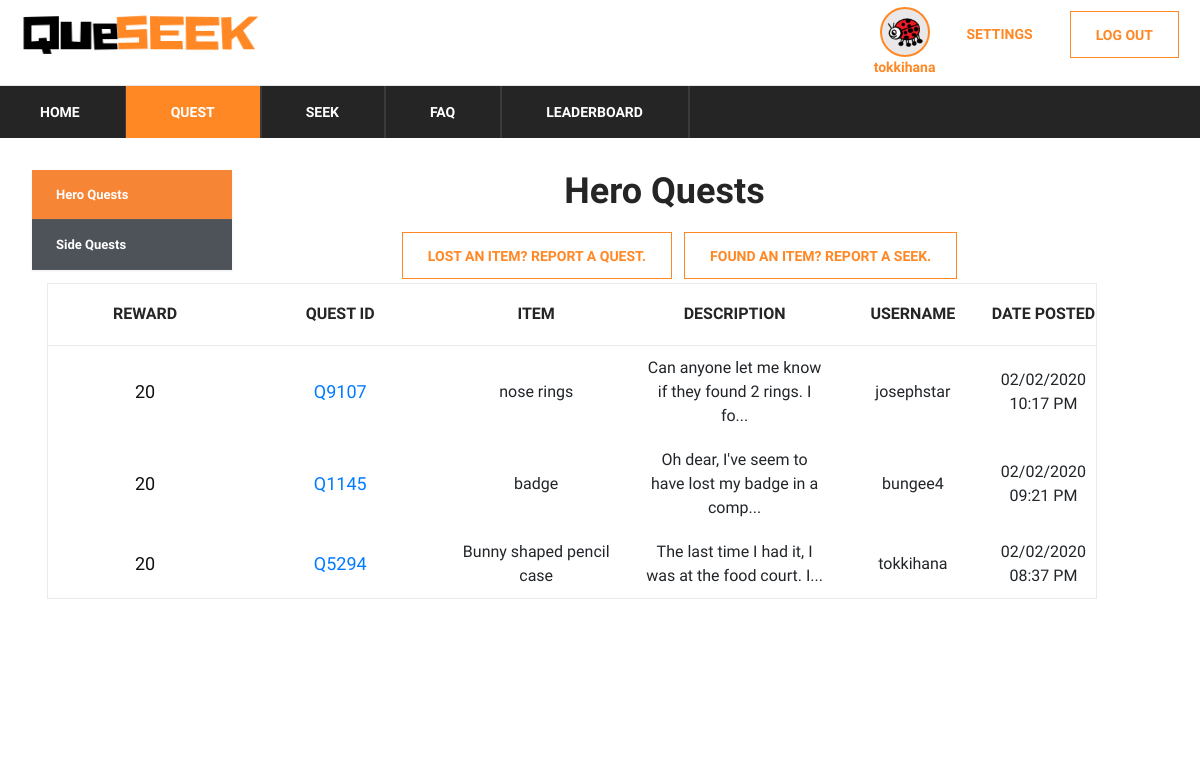
The app's page /quest (signed in) with its own data.
### app/models.py (models this page shows)
class UserProfile(UserMixin, Base):
    __tablename__ = "userProfile"
    id = db.Column(db.String, ForeignKey('users.id'), primary_key=True)
    level = db.Column(db.Integer, nullable=False, default=1)
    coinsBalance = db.Column(db.Integer, nullable=False, default=50)
    coinsCollected = db.Column(db.Integer, nullable=False, default=0)
    coinsToNext = db.Column(db.Integer, nullable=False, default=20)
    avatarId = db.Column(db.String, ForeignKey('Avatars.avatarId'), default='0000')

class User(UserMixin, Base):
    __tablename__ = "users"
    id = db.Column(db.String, primary_key=True)
    email = db.Column(db.String(255), unique=True, nullable=False)
    password = db.Column(db.String(255), nullable=False)
    username = db.Column(db.String(255), unique=True, nullable=False)
    created_at = db.Column(DateTime(timezone=True), default=datetime.now(pytz.timezone('Asia/Singapore')))

class Quest(UserMixin, Base):
    __tablename__ = "quests"
    questId = db.Column(db.String, primary_key=True)
    reward = db.Column(db.Integer, nullable=False)
    item = db.Column(db.String(255), nullable=False)
    location = db.Column(db.String(255), nullable=False)
    description = db.Column(db.String(255))
    userId = db.Column(db.String, ForeignKey('users.id'), primary_key=True)
    posted_at = db.Column(DateTime(timezone=True), default=datetime.now(pytz.timezone('Asia/Singapore')))
    state = db.Column(db.Integer, nullable=False, default=0)
    type = db.Column(db.Integer, nullable=False, default=0)
    featured = db.Column(db.Integer, nullable=False, default=0)
    totalSeekers = db.Column(db.Integer, nullable=False, default=1)

### app/__init__.py (the view)
@app.route('/quest')
def quest():
    q = (db.session.query(User, Quest)
         .filter(User.id == Quest.userId)
         .filter(Quest.state == 0)
         .filter(Quest.type == 0)
         .order_by(Quest.posted_at.desc())
         .all())
    return render_template('quest.html', rows=q, page='quest')

### app/__init__.py (called while the page is built)
@login.user_loader
def load_user(id):
    return User.query.get(id)

@app.context_processor
def inject_dict_for_all_templates():
    if (not current_user.is_anonymous):
        userprofile = (db.session.query(UserProfile)
                       .filter(UserProfile.id == current_user.id)
                       .first()
                       )
        return dict(current_user_avatar=userprofile.avatarId)
    return dict()

### app/templates/quest.html (shortened to what this page needs)
<!DOCTYPE html>
<html lang="zxx">
<head>
    <link rel="stylesheet" href="{{ url_for('static', filename='css/bootstrap.min.css')}}" type="text/css">
    <link rel="stylesheet" href="{{ url_for('static', filename='css/font-awesome.min.css')}}" type="text/css">
    <link rel="stylesheet" href="{{ url_for('static', filename='css/themify-icons.css')}}" type="text/css">
    <link rel="stylesheet" href="{{ url_for('static', filename='css/elegant-icons.css')}}" type="text/css">
    <link rel="stylesheet" href="{{ url_for('static', filename='css/owl.carousel.min.css')}}" type="text/css">
    <link rel="stylesheet" href="{{ url_for('static', filename='css/nice-select.css')}}" type="text/css">
    <link rel="stylesheet" href="{{ url_for('static', filename='css/jquery-ui.min.css')}}" type="text/css">
    <link rel="stylesheet" href="{{ url_for('static', filename='css/slicknav.min.css')}}" type="text/css">
    <link rel="stylesheet" href="{{ url_for('static', filename='css/style.css')}}" type="text/css">
    <link rel="stylesheet" href="{{ url_for('static', filename='css/table.css')}}" type="text/css">
</head>
<body>
<header class="header-section">
    {% include "base/topbar.html" %}
    {% include "base/menu.html" %}
</header>
<section class="hero-section">
    <div class="hero-items owl-carousel">
        <div class="topbar-cover2">
            <div class="desc">
                <section class="cd-faq">
                    <div class="cd-faq-categories">
                        {% if page == 'sq' %}
                    <a href="{{url_for('hero_quests')}}">Hero Quests</a>
                    <a class="active" href="{{url_for('side_quests')}}">Side Quests</a>
                    {% else %}
                    <a class="active" href="{{url_for('hero_quests')}}">Hero Quests</a>
                    <a href="{{url_for('side_quests')}}">Side Quests</a>
                        {% endif %}
                    </div>
                    <section class="shopping-cart spad">
                        <div class="blog-details-inner">
                            <div class="blog-detail-title"><h2>
                                {% if page == 'sq' %}
                                Side Quests
                                {% else %}
                                Hero Quests
                                {% endif %}
                            </h2>
                            </div>
                        </div>
                        <div class="center-button">
                            {% include "base/button.html" %}
                        </div>
                        <div class="container">
                            <div class="row">
                                <div class="col-lg-12">
                                    <div class="cart-table">
                                        <table>
                                            <thead>
                                            <tr>
                                                <th>Reward</th>
                                                <th>Quest ID</th>
                                                <th>Item</th>
                                                <th>Description</th>
                                                <th>Username</th>
                                                <th>Date Posted</th>
                                            </tr>
                                            </thead>
                                            <tbody>
                                            {% for row in rows %}
                                            <tr>
                                                <td class="cart-pic"><h5>{{ row[1].reward }}</h5></td>
                                                <td class="cart-pic">
                                                    <h5>
                                                        <a href='/quest/{{row[1].questId}}'>{{row[1].questId}}</a>
                                                    </h5>
                                                </td>
                                                <td class="cart-pic">{{ row[1].item }}</td>
                                                <td class="cart-pic">
                                                    {% if row[1].description|length > 50 %}
                                                    {{ row[1].description[:50] + '...'}}
                                                    {% else %}
                                                    {{ row[1].description }}
                                                    {% endif %}
                                                </td>
                                                <td class="cart-pic">{{ row[0].username }}</td>
                                                <td class="cart-pic">{{ row[1].posted_at.strftime('%d/%m/%Y %I:%M %p') }}</td>
                                            </tr>
                                            {% endfor %}
                                            </tbody>
                                        </table>
                                    </div>
                                </div>
                            </div>
                        </div>
                    </section>
                </section>
            </div>
        </div>
    </div>
</section>
</body>
</html>

### app/templates/base/loginlogout.html
<div class="ht-right">
    <div class="login-panel">
        {% if current_user.is_anonymous %}
        <a href="{{ url_for('signup') }} " class="log-btn">SIGN UP</a>
        <a href="{{ url_for('login') }} " class="log-btn">LOG IN</a>
        {% else %}
        <a href="{{ url_for('logout') }}" class="log-btn">LOG OUT</a>
        <a href="{{ url_for('settings') }}" class="settings-btn">SETTINGS</a>
        {% endif %}
    </div>
    {% if current_user.is_anonymous %}
    {% else %}
    <div class="login-panel">
        <a href="{{url_for('profile')}}">
            <img src="{{ url_for('static', filename='img/avatars/'+current_user_avatar+'.png')}}"
                 width="50">
        </a>
        <a href="{{ url_for('profile') }}" class="user-btn"> {{ current_user.username }}</a>
    </div>
    {% endif %}
</div>

### app/static/css/style.css (style rules this page uses)
html, body { height: 100%; font-family: "Muli", sans-serif; -webkit-font-smoothing: antialiased; font-smoothing: antialiased; }
h1, h2, h3, h4, h5, h6 { margin: 0; color: #111111; font-weight: 400; font-family: "Muli", sans-serif; }
h2 { font-size: 36px; }
h5 { font-size: 18px; }
img { max-width: 100%; }
.header-top .ht-right { float: right; }
.header-top .ht-right .login-panel { float: right; font-size: 14px; color: #252525; display: inline-block; padding-top: 7px; padding-bottom: 7px; }
.shopping-cart { padding-bottom: 60px; }
.cart-table { margin-bottom: 40px; }
.cart-table table { width: 100%; min-width: 480px; border: 1px solid #ebebeb; }
.cart-table table tr th { font-size: 16px; color: #252525; font-weight: 700; border-bottom: 1px solid #ebebeb; text-align: center; padding: 18px 0 19px; text-transform: uppercase; }
.cart-table table tr td { text-align: center; padding: 10px 10px 10px; }
.cart-table table tr td.cart-pic { width: 21%; }
.blog-details-inner .blog-detail-title { text-align: center; margin: 15px; }
.blog-details-inner .blog-detail-title h2 { color: #252525; font-weight: 700; margin-bottom: 15px; }
@media only screen and (min-width: 1200px) { .container { max-width: 1270px; } }
.log-btn { float: right; display: inline-block; padding-left: 20px; padding-top: 18px; padding-bottom: 15px; color: #ff8825; border: 1px solid #ff8825; font-size: 14px; font-weight: 700; text-transform: uppercase; padding: 13px 25px 11px; cursor: pointer; margin: 4px 6px; }
.settings-btn { float: right; display: inline-block; padding-left: 20px; padding-top: 18px; padding-bottom: 15px; color: #ff8825; font-size: 14px; font-weight: 700; text-transform: uppercase; padding: 13px 25px 11px; cursor: pointer; margin: 4px 6px; }
.user-btn { color: #ff8825; font-size: 14px; font-weight: 700; cursor: pointer; }
.center-button { display: flex; justify-content: center; }
.login-panel img { display: block; background-color:#e9e7e7; border:2px solid #ff8825; border-radius:50%; -moz-border-radius:50%; -webkit-border-radius:50%; margin:auto; }
.login-panel a { display: block; text-align: center; }

### app/static/css/table.css (style rules this page uses)
.topbar-cover2 { position: relative; }
.cd-faq { width: 90%; margin: 2em auto; box-shadow: 0 1px 5px rgba(0, 0, 0, 0.1); }
.cd-faq:after { content: ""; display: table; clear: both; }
@media only screen and (min-width: 768px) { .cd-faq { position: relative; margin: 2em; box-shadow: none; } }
@media only screen and (min-width: 768px) { .cd-faq > * { vertical-align:middle; } }
@media only screen and (min-width: 768px) { .cd-faq-categories a { position: relative; display: block; overflow: hidden; height: 50px; line-height: 50px; padding: 0 28px 0 16px; background-color: #4e5359; -webkit-font-smoothing: antialiased; -moz-osx-font-smoothing: grayscale; color: #ffffff; white-space: nowrap; border-bottom: 1px solid #555b61; text-overflow: ellipsis; } }
@media only screen and (min-width: 768px) { .cd-faq .active { background-color: #F78536; } }
@media only screen and (min-width: 768px) { .cd-faq-categories a::before, .cd-faq-categories a::after { position: absolute; top: 50%; right: 16px; display: inline-block; height: 1px; width: 10px; background-color: #7f868e; } }
@media only screen and (min-width: 768px) { .cd-faq-categories a::after { -webkit-transform: rotate(90deg); -moz-transform: rotate(90deg); -ms-transform: rotate(90deg); -o-transform: rotate(90deg); transform: rotate(90deg); } }
@media only screen and (min-width: 768px) { .cd-faq-categories { width: 20%; float: left; box-shadow: 0 1px 2px rgba(0, 0, 0, 0.08); } }
@media only screen and (min-width: 768px) { .cd-faq-categories a { font-size: 13px; font-weight: 600; padding: 0 24px; -webkit-transition: background 0.2s, padding 0.2s; -moz-transition: background 0.2s, padding 0.2s; transition: background 0.2s, padding 0.2s; } }
@media only screen and (min-width: 768px) { .cd-faq-categories a::before, .cd-faq-categories a::after { display: none; } }
@media only screen and (min-width: 1024px) { .cd-faq-categories { display:inline-block; top: 0; left: 0; width: 200px; z-index: 2; padding:0px; margin:0px; } }
@media only screen and (min-width: 1024px) { .cd-faq-categories a::before { display: block; top: 0; right: auto; left: 0; height: 100%; width: 3px; background-color: #FFA357; opacity: 0; -webkit-transition: opacity 0.2s; -moz-transition: opacity 0.2s; transition: opacity 0.2s; } }

### records on screen
UserProfile: avatarId (picture)
User: username "tokkihana", reward "20", questId "Q5294", item "Bunny shaped pencil case", description "The last time I had it, I was at the food court. I...", posted_at "02/02/2020 08:37 PM"
User: reward "20", questId "Q9107", item "nose rings", description "Can anyone let me know if they found 2 rings. I fo...", username "josephstar", posted_at "02/02/2020 10:17 PM"
User: reward "20", questId "Q1145", item "badge", description "Oh dear, I've seem to have lost my badge in a comp...", username "bungee4", posted_at "02/02/2020 09:21 PM"
